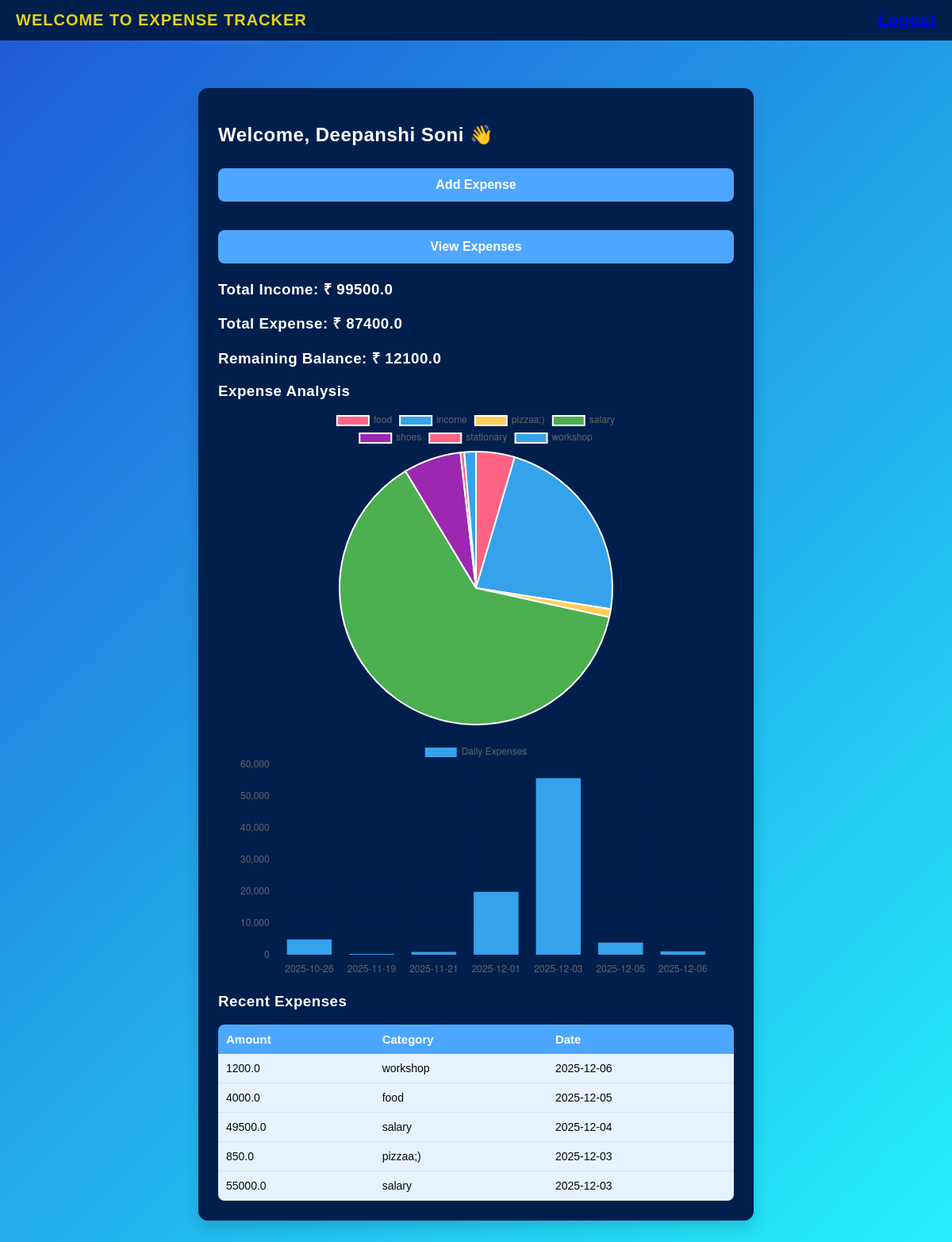
The page / (signed in) on the database its author committed.
### tables this page shows
CREATE TABLE users(
            id INTEGER PRIMARY KEY AUTOINCREMENT,
            name TEXT,
            email TEXT UNIQUE,
            password TEXT
        );

CREATE TABLE expenses(
            id INTEGER PRIMARY KEY AUTOINCREMENT,
            user_id INTEGER,
            amount REAL,
            category TEXT,
            date TEXT, type TEXT DEFAULT 'expense',
            FOREIGN KEY(user_id) REFERENCES users(id)
        );

### app.py (the view)
    def no_cache_wrapper(*args, **kwargs):
        response = make_response(view(*args, **kwargs))
        response.headers["Cache-Control"] = "no-store, no-cache, must-revalidate, max-age=0"
        response.headers["Pragma"] = "no-cache"
        response.headers["Expires"] = "0"
        return response

### app.py (called while the page is built)
def no_cache(view):
    def no_cache_wrapper(*args, **kwargs):
        response = make_response(view(*args, **kwargs))
        response.headers["Cache-Control"] = "no-store, no-cache, must-revalidate, max-age=0"
        response.headers["Pragma"] = "no-cache"
        response.headers["Expires"] = "0"
        return response
    no_cache_wrapper.__name__ = view.__name__
    return no_cache_wrapper

### templates/index.html (shortened to what this page needs)
<!DOCTYPE html>
<html>
<head>
    <link rel="stylesheet" href="{{ url_for('static', filename='style.css') }}">
</head>
<body>
<div class="navbar">
    <div class="moving-text">WELCOME TO EXPENSE TRACKER</div>
    <span style="float:right;">
        <a href="/logout">Logout</a>
    </span>
</div>
<div class="container">
    <h2>Welcome, {{ name }} 👋</h2>
    <button onclick="location.href='/add'">Add Expense</button>
    <br><br>
    <button onclick="location.href='/view'">View Expenses</button>
    <h3>Total Income: ₹ {{ total_income }}</h3>
    <h3>Total Expense: ₹ {{ total_expense }}</h3>
    <h3>Remaining Balance: ₹ {{ total_income - total_expense }}</h3>
    <h3>Expense Analysis</h3>
<div style="width: 400px; margin: auto;">
    <canvas id="pieChart"></canvas>
</div>
<br>
<div style="width: 600px; margin: auto;">
    <canvas id="barChart"></canvas>
</div>
    <h3>Recent Expenses</h3>
    {% if expenses %}
        <table>
            <tr>
                <th>Amount</th>
                <th>Category</th>
                <th>Date</th>
            </tr>
            {% for amount, category, date in expenses[:5] %}
            <tr>
                <td>{{ amount }}</td>
                <td>{{ category }}</td>
                <td>{{ date }}</td>
            </tr>
            {% endfor %}
        </table>
    {% else %}
        <p>No expenses yet — add your first one!</p>
    {% endif %}
</div>
<script>
fetch("/chart-data")
    .then(response => response.json())
    .then(data => {
        const ctx = document.getElementById('expenseChart').getContext('2d');
        new Chart(ctx, {
            type: 'pie',
            data: {
                labels: data.labels,
                datasets: [{
                    data: data.values,
                    backgroundColor: [
                        '#ff6384',
                        '#36a2eb',
                        '#ffce56',
                        '#8bc34a',
                        '#ff9800',
                        '#9c27b0'
                    ]
                }]
            },
            options: {
                responsive: true
            }
        });
    });
</script>
<script>
fetch("/chart-data")
.then(response => response.json())
.then(data => {
    // PIE CHART
    new Chart(document.getElementById("pieChart"), {
        type: "pie",
        data: {
            labels: data.categories,
            datasets: [{
                data: data.category_amounts,
                backgroundColor: [
                    "#ff6384", "#36a2eb", "#ffce56", "#4caf50", "#9c27b0"
                ]
            }]
        }
    });
    // BAR CHART
    new Chart(document.getElementById("barChart"), {
        type: "bar",
        data: {
            labels: data.dates,
            datasets: [{
                label: "Daily Expenses",
                data: data.date_amounts,
                backgroundColor: "#36a2eb"
            }]
        }
    });
});
</script>
</body>
</html>

### static/style.css (style rules this page uses)
body { font-family: Poppins, Arial, sans-serif; background: linear-gradient(135deg, #1f59d7, #25f1fc); margin: 0; padding: 0; color: #333; }
.navbar { background: #001f4d; color: rgb(227, 210, 23); padding: 14px 20px; font-size: 20px; font-weight: 600; letter-spacing: 1px; }
.container { max-width: 650px; margin: 60px auto; background: #001f4d; padding: 25px; border-radius: 12px; box-shadow: 0 8px 20px rgba(0,0,0,0.15); color:rgb(9, 9, 9); backdrop-filter: blur(8px); }
h2, h3 { color: #0c0c0ce0; margin-bottom: 10px; letter-spacing: 0.5px; }
button { width: 100%; background: #4da6ff; color: white; padding: 12px; margin-top: 18px; border: none; border-radius: 8px; font-size: 16px; font-weight: 600; cursor: pointer; transition: 0.3s; }
table { width: 100%; border-collapse: collapse; margin-top: 18px; border-radius: 8px; overflow: hidden; }
th { background: #4da6ff; color: white; padding: 10px; text-align: left; font-size: 15px; }
td { background: #e6f2ff; padding: 10px; font-size: 14px; border-bottom: 1px solid #ddd; }
.moving-text { display: inline-block; animation: fullMove 15s linear infinite alternate; white-space: nowrap; position: relative; }
h3 { color: white !important; }
h2 { color: white !important; }

### rows shown on the page
users: name "Deepanshi Soni"
expenses: amount "1200.0", category "workshop", date "2025-12-06"
expenses: amount "4000.0", category "food", date "2025-12-05"
expenses: amount "49500.0", category "salary", date "2025-12-04"
expenses: amount "850.0", category "pizzaa;)", date "2025-12-03"
expenses: amount "55000.0", category "salary", date "2025-12-03"

### other values the page prints
{{ total_income }} "99500.0"
{{ total_expense }} "87400.0"
{{ total_income - total_expense }} "12100.0"
